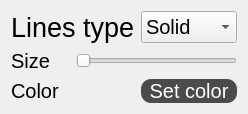
        <widget class="QWidget" name="tab_4">
         <attribute name="title">
          <string>Lines</string>
         </attribute>
         <layout class="QGridLayout" name="gridLayout">
          <item row="0" column="0" colspan="2">
           <widget class="QLabel" name="label_18">
            <property name="font">
             <font>
              <pointsize>20</pointsize>
             </font>
            </property>
            <property name="text">
             <string>Lines type</string>
            </property>
           </widget>
          </item>
          <item row="1" column="0">
           <widget class="QLabel" name="label_20">
            <property name="font">
             <font>
              <pointsize>15</pointsize>
             </font>
            </property>
            <property name="text">
             <string>Size</string>
            </property>
           </widget>
          </item>
          <item row="2" column="0" colspan="2">
           <widget class="QLabel" name="label_25">
            <property name="font">
             <font>
              <pointsize>15</pointsize>
             </font>
            </property>
            <property name="text">
             <string>Color</string>
            </property>
           </widget>
          </item>
          <item row="0" column="2">
           <widget class="QComboBox" name="linesType">
            <property name="sizePolicy">
             <sizepolicy hsizetype="Expanding" vsizetype="Expanding">
              <horstretch>0</horstretch>
              <verstretch>0</verstretch>
             </sizepolicy>
            </property>
            <property name="font">
             <font>
              <pointsize>15</pointsize>
             </font>
            </property>
            <item>
             <property name="text">
              <string>Solid</string>
             </property>
            </item>
            <item>
             <property name="text">
              <string>Dashed</string>
             </property>
            </item>
           </widget>
          </item>
          <item row="2" column="2">
           <widget class="QPushButton" name="SetLinesColorClicked">
            <property name="sizePolicy">
             <sizepolicy hsizetype="Expanding" vsizetype="Expanding">
              <horstretch>0</horstretch>
              <verstretch>0</verstretch>
             </sizepolicy>
            </property>
            <property name="font">
             <font>
              <pointsize>15</pointsize>
             </font>
            </property>
            <property name="styleSheet">
             <string notr="true">QPushButton{
	background-color: rgb(75, 75, 75);
	
	border-color: solid black;
	border-width: 1px;
	border-radius: 10px;
	color: white; 
}

QPushButton:hover {
    background-color: rgb(90, 90, 90);
}

QPushButton:pressed {
    background-color: rgb(75, 75, 75);
}</string>
            </property>
            <property name="text">
             <string>Set color</string>
            </property>
           </widget>
          </item>
          <item row="1" column="1" colspan="2">
           <widget class="QSlider" name="lineSizeEditer">
            <property name="sizePolicy">
             <sizepolicy hsizetype="Expanding" vsizetype="Expanding">
              <horstretch>0</horstretch>
              <verstretch>0</verstretch>
             </sizepolicy>
            </property>
            <property name="minimum">
             <number>1</number>
            </property>
            <property name="maximum">
             <number>15</number>
            </property>
            <property name="singleStep">
             <number>1</number>
            </property>
            <property name="orientation">
             <enum>Qt::Horizontal</enum>
            </property>
           </widget>
          </item>
         </layout>
        </widget>
